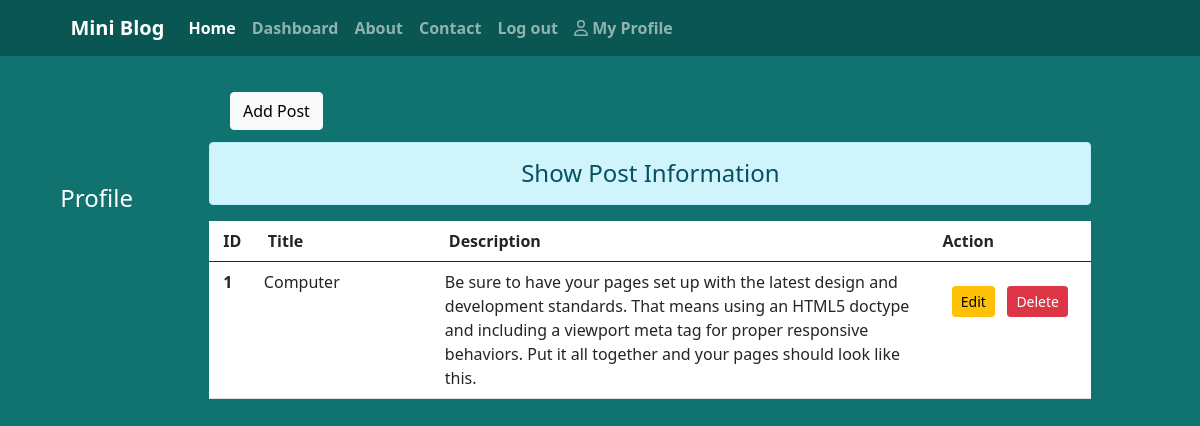
Page /dash/ (signed in) on the committed database.
### blog/models.py (models this page shows)
class Post(models.Model):
  title =models.CharField(max_length=200)
  descript =models.TextField()

### blog/views.py (the view)
# urls.py: path('dash/',views.dashboard_page,name='dashboard'),
def dashboard_page(request):
  if request.user.is_authenticated:
    posts = Post.objects.all()
    user = request.user
    full_name =user.get_full_name()
    groups =user.groups.all()
    return render(request,'blog/dashboard.html',{'posts':posts,'full_name':full_name,'groups':groups})
  else:
    return HttpResponseRedirect('/login/')

### blog/templates/blog/dashboard.html (shortened to what this page needs)
{% extends 'base.html' %}
{% load static %}
{% block side %}
<div class="col-sm-2 my-5 text-white text-center">
  <h4 class='my-5'>Profile</h4>
</div>
{% endblock side %}
{% block content %}
<div class="col-sm-9">
  &nbsp &nbsp <a href="{% url 'addblog' %}" class="btn btn-light m-1">Add Post</a>
  <h4 class="text-center alert alert-info mt-2">Show Post Information</h4>
  {% if posts %}
    <table class="table table-hover bg-white">
      <thead>
        <tr>
          <th scope='col' style='width:2%; padding-left:14px;'>ID</th>
          <th scope='col' style='width:20%;padding-left:18px;'>Title</th>
          <th scope='col' style='width:55%;padding-left:18px;'>Description</th>
          <th scope='col' style='width:18%;padding-left:14px;'>Action</th>
        </tr>
      </thead>
      <tbody>
        {% for post in posts %}
          <tr>
            <th scope='row' style='padding-left:14px;'>{{post.id}} </th>
            <td style='padding-left:14px;'> {{post.title}} </td>
            <td style='padding-left:14px;'> {{post.descript}} </td>
            <td class="text-center">
              <a href="{% url 'update' post.id %}" class="btn btn-sm btn-warning my-3">Edit</a> &nbsp
              {% if perms.blog.delete_blog %}
                <form action="{% url 'delete' post.id %}" method="post" class='d-inline'>
                  <input type="submit" value="Delete" class='btn btn-danger btn-sm'>
                </form>
              {% endif %}
            </td>
          </tr>
        {% endfor %}
      </tbody>
    </table>
  {% else %}
  <h4 class="text-center alert alert-warning">No Records</h4>
  {% endif %}
</div>
{% endblock content %}

### blog/static/blog/css/style.css (style rules this page uses)
body { background-color:#10736F; color: antiquewhite; }

### rows in the picture
Post: id "1", title "Computer", descript "Be sure to have your pages set up with the latest design and development standards. That means using an HTML5 doctype and including a viewport meta tag for proper responsive behaviors. Put it all together and your pages should look like this."
